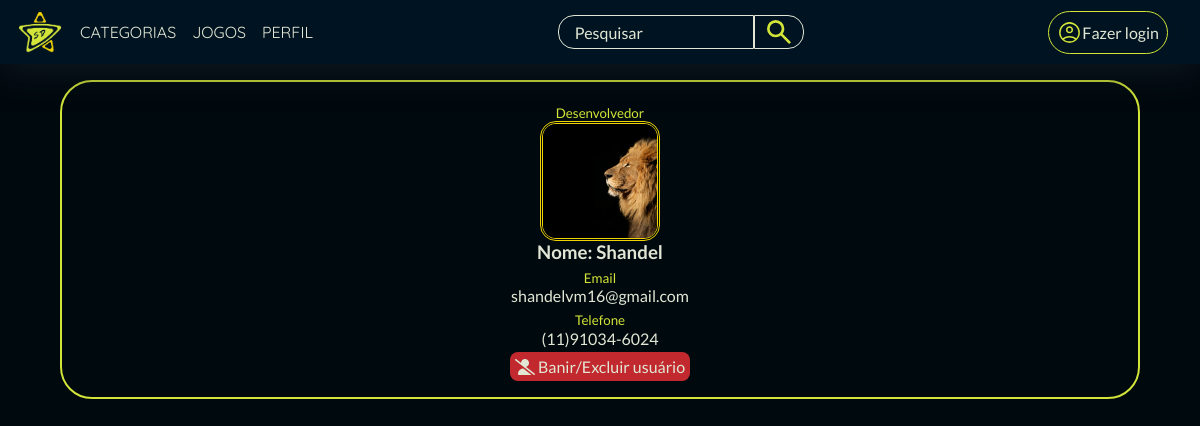
Page /stardustPlay/php/listarUsers.php on the earlier database version.
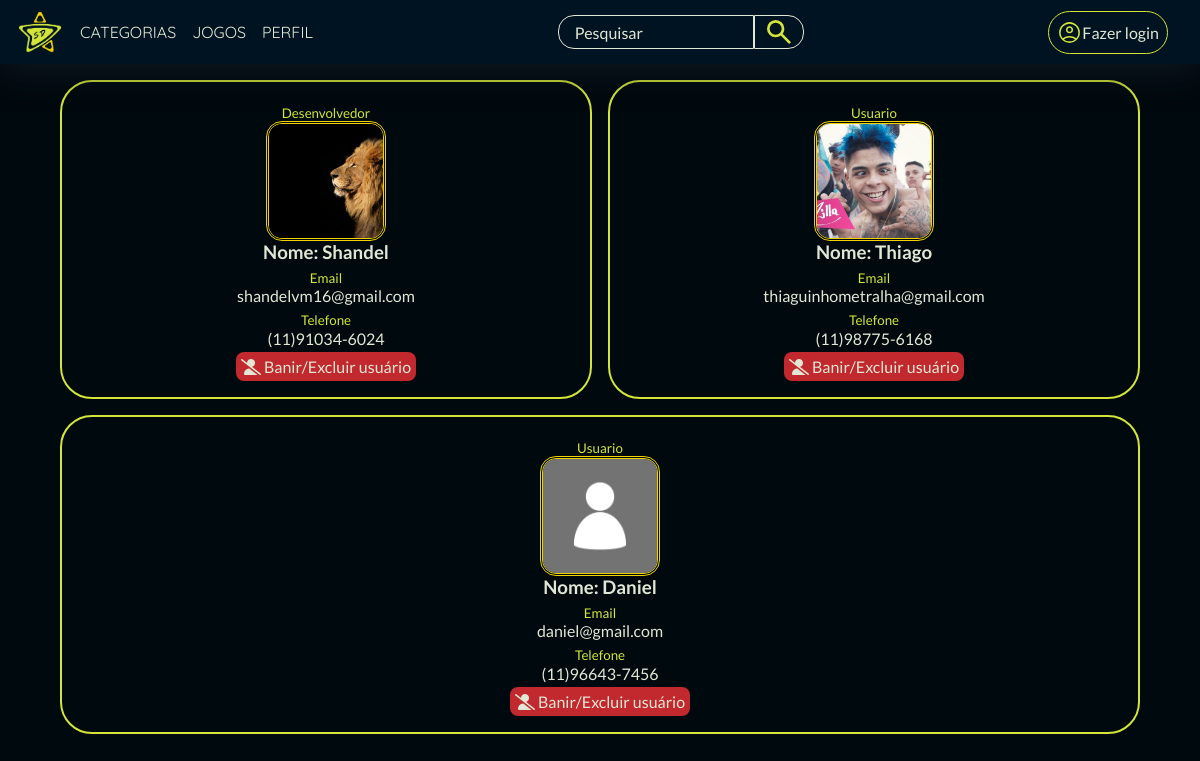
Same page on the later database version.
### tables this page shows
CREATE TABLE IF NOT EXISTS `tbl_usuarios` (
  `id_user` int NOT NULL AUTO_INCREMENT,
  `nome` varchar(50) NOT NULL,
  `email` varchar(100) NOT NULL,
  `telefone` varchar(20) NOT NULL,
  `foto` varchar(250) DEFAULT '../profilePhotos/photoPadrao.png',
  `senha` varchar(150) NOT NULL,
  `ocupacao` varchar(30) DEFAULT NULL,
  `data_conta` datetime DEFAULT CURRENT_TIMESTAMP,
  PRIMARY KEY (`id_user`)
);

### stardustPlay/php/listarUsers.php (the view, shortened to what this page needs)
<?php include('topo.php'); ?>
<link rel="stylesheet" href="../css/listarUser.css">
<body>
    <?php
    include('header.php');
    require('connect.php');
    $usuarios = mysqli_query($conn, "SELECT * FROM `tbl_usuarios`;");
    echo "<div class=container_profiles>";
    while ($user = mysqli_fetch_assoc($usuarios)) {
        echo "<div class=card_profile>";
        echo "<p><sub>$user[ocupacao]</sub></p>";
        echo "<img src= $user[foto]>";
        echo "<h3>Nome: $user[nome]</h3>";
        echo "<p><sub>Email</sub></p>";
        echo "<p>$user[email]</p>";
        echo "<p><sub>Telefone</sub></p>";
        echo "<p>$user[telefone]</p>";
        echo "<a href=javascript:excluirUser($user[id_user])><i class='fa-solid fa-user-slash'></i> Banir/Excluir usuário</a>";
        echo "</div>";
    }
    echo "</div>";
    ?>
</body>
</html>

### stardustPlay/php/topo.php (shortened to what this page needs)
<!DOCTYPE html>
<html lang="pt-br">
<head>
    <link rel="stylesheet" href="https://cdnjs.cloudflare.com/ajax/libs/font-awesome/6.0.0-beta3/css/all.min.css">
    <link
        rel="stylesheet"
        href="https://cdn.jsdelivr.net/npm/swiper@11/swiper-bundle.min.css" />
    <link rel="stylesheet" href="../css/root.css">
</head>

### stardustPlay/php/header.php (shortened to what this page needs)
<link rel="stylesheet" href="../css/header.css">
<header>
    <nav class="cabecalho">
        <div class="container">
            <a href="pagInicial.php" class="linkHome">
                <img src="../imgs/logo_light_stardust.png" alt="Logo" class="linkHome_logo container_imgs">
            </a>
            <ul class="opcoes">
                <label for="categoria">
                    <li class="opcoes_item">CATEGORIAS</li>
                </label>
                <li class="opcoes_item"><a href="pagJogos.php">JOGOS</a></li>
                <li class="opcoes_item"><a href="pagPerfil.php">PERFIL</a></li>
            </ul>
        </div>
        <div class="content_pesquisa">
            <input type="search" id="pesquisar" name="pesquisar" placeholder="Pesquisar" class="container_pesquisa" autocomplete="off">
            <img src="../imgs/icon_lupa.svg" alt="pesquisar" onclick="javascript:pesquisar()">
        </div>
        <div class="container">
            <?php
            if (isset($_SESSION['logado']) && $_SESSION['logado'] == true) {
                echo "<p>" . $_SESSION['welcome'] . "</p>";
                echo "<img src=$_SESSION[foto] class='logado_foto container_imgs'>";
                echo "<a href=logout.php><img src=../imgs/icon_logout.svg class='container_imgs'></a>";
            } else {
                echo "<div class=container_login onclick='javascript:linkLogin()'>";
                echo "<img src=../imgs/perfil_icon_dark.svg alt=Login class=container_login_img>";
                echo "<p class=container_login_txt>Fazer login</p>";
                echo "</div>";
            }
            ?>
        </div>
    </nav>
</header>

### stardustPlay/css/root.css (style rules this page uses)
:root { --cor-primaria: #00090e; --cor-gradiente-um: linear-gradient(45deg, #01233f 0%, #112430 60%); --cor-gradiente-dois: linear-gradient(45deg, #0b0f16 0%, #141a27 60%); --cor-primaria-hover: #141e25; --cor-primaria-glass: #01213a77; --cor-secundaria: #d3e538; --cor-secundaria-hover: #c8d836; --cor-secundaria-glass: #d4e538c5; --cor-terciaria: #e2e7d5; --cor-quarta: #c1292e; --cor-quinta: #f1d302; --fonte-titulo: "Righteous", sans-serif; --fonte-nome: "Quicksand", sans-serif; --fonte-texto: "lato", sans-serif; }
* { margin: 0; padding: 0; box-sizing: border-box; }
body { position: relative; z-index: 0; overflow-x: hidden; color: var(--cor-terciaria); font-family: var(--fonte-texto); background: var(--cor-primaria); background-size: cover; background-position: center; background-attachment: fixed; background-repeat: no-repeat; }
a { text-decoration: none; color: var(--cor-terciaria); }

### stardustPlay/css/listarUser.css (style rules this page uses)
.container_profiles { display: flex; flex-wrap: wrap; gap: 1em; padding: 5em 5vw 5vh; }
.card_profile { display: flex; flex-direction: column; flex: 1 1 25em; padding: 1em; align-items: center; border: 2px solid var(--cor-secundaria); border-radius: 2em; }
.card_profile img { height: 15vh; aspect-ratio: 1/1; border: 3px double var(--cor-quinta); border-radius: 1em; object-fit: cover; }
.card_profile sub { color: var(--cor-secundaria); }
.card_profile a { margin-top: 0.3em; padding: 0.3em; background-color: var(--cor-quarta); border-radius: 0.5em; }

### stardustPlay/css/header.css (style rules this page uses)
header { position: fixed; width: 100vw; top: 0; z-index: 3; }
.cabecalho { display: flex; justify-content: space-between; align-items: center; background-color: var(--cor-primaria-glass); backdrop-filter: blur(30px); box-shadow: 0px 0px 40px var(--cor-primaria-hover); color: var(--cor-terciaria); padding: 0 1em; }
.container { display: flex; align-items: center; justify-content: center; gap: 1em; }
.container_imgs { height: 3em; margin: 0.5em 0; }
.linkHome { display: flex; text-decoration: none; color: var(--cor-terciaria); }
.opcoes { display: flex; list-style: none; gap: 1em; font-family: var(--fonte-nome); font-weight: 400; }
.opcoes li { cursor: pointer; }
.content_pesquisa { display: flex; align-items: center; justify-content: center; }
.container_pesquisa { all: unset; height: 2em; min-width: 10em; border: 1px solid var(--cor-terciaria); border-radius: 1em 0em 0em 1em; padding-left: 1em; }
.container_pesquisa::placeholder { color: var(--cor-terciaria); }
.content_pesquisa img { padding: 0 0.5em; height: 100%; border-radius: 0 1em 1em 0; border: 1px solid; cursor: pointer; }
.container>a { display: flex; align-items: center; }
.container_login { display: flex; align-items: center; border: 1px solid var(--cor-secundaria); padding: 0.5em 0.5em; border-radius: 2em; margin-right: 1em; cursor: pointer; }
.container_login_img { height: 25px; }
.container_login_txt { margin: 0; }

Differences in the rows shown:
added tbl_usuarios: ocupacao "Usuario", foto (picture), nome "Thiago", email "thiaguinhometralha@gmail.com", telefone "(11)98775-6168"
added tbl_usuarios: ocupacao "Usuario", foto (picture), nome "Daniel", email "daniel@gmail.com", telefone "(11)96643-7456"
